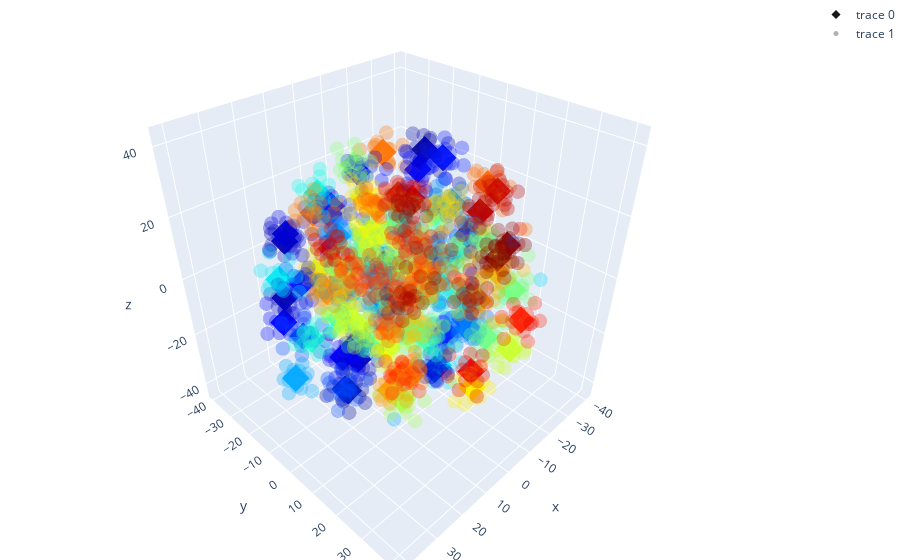

This figure's notebook cell:
### Code cell
unique_labels = np.unique(standardIds)
colors = plt.cm.jet(np.linspace(0, 1, len(unique_labels)))
color_map = dict(zip(unique_labels, colors))

# Use the color map to set the color of the markers
marker_colors = [color_map[label] for label in standardIds]

# Create a trace for each type
trace0 = go.Scatter3d(
    x=vectorsTSNE[types==0,0],
    y=vectorsTSNE[types==0,1],
    z=vectorsTSNE[types==0,2],
    mode='markers',
    marker=dict(
        size=7,
        color=marker_colors,                # set color to an array/list of desired values
        opacity=0.9,
        symbol='diamond'
    )
)


# Create a color map that maps each unique label to a color
unique_labels = np.unique(actualIds)
colors = plt.cm.jet(np.linspace(0, 1, len(unique_labels)))
color_map = dict(zip(unique_labels, colors))

# Use the color map to set the color of the markers
marker_colors = [color_map[label] for label in actualIds]

trace1 = go.Scatter3d(
    x=vectorsTSNE[types==1,0],
    y=vectorsTSNE[types==1,1],
    z=vectorsTSNE[types==1,2],
    mode='markers',
    marker=dict(
        size=5,
        color=marker_colors,                # set color to an array/list of desired values
        opacity=0.3,
        symbol='circle'
    )
)

data = [trace0, trace1]

layout = go.Layout(
    margin=dict(
        l=0,
        r=0,
        b=0,
        t=0
    )
)

fig = go.Figure(data=data, layout=layout)
fig.show()

### Figure 1 — Plotly figure (JSON) as saved in the notebook; plotly's stock layout.template omitted (floating-point values rounded to 4 significant figures; data arrays with more than 128 entries replaced by an {"elided": "..."} marker saying what was removed)
{"data": [{"marker": {"color": {"elided": "100x4 float values"}, "opacity": 0.9, "size": 7, "symbol": "diamond"}, "mode": "markers", "type": "scatter3d", "x": [-14.23, 31.58, 31.7, -1.329, 7.163, -29.71, -13.06, 6.7, -7.222, 9.658, 31.53, -6.637, 22.89, 20.21, 7.802, -1.808, 13.79, -2.54, -24.82, 23.24, -9.035, -21.04, 20.13, -17.84, -30.0, 14.23, 21.73, 35.68, 7.35, -3.0, -12.65, -9.119, 4.802, -3.159, -6.661, 35.95, 28.92, 0.5501, 2.323, 7.391, 33.07, -25.65, 7.032, -19.51, 21.43, 6.869, 18.46, 2.733, 10.03, -25.8, -2.995, 1.043, -19.0, -20.71, -5.041, 8.375, -18.34, 18.14, -16.52, 16.22, 1.921, 22.11, -9.435, 22.41, 16.05, 14.39, 12.57, -1.685, -2.16, 0.535, -22.44, -4.521, 11.88, -7.375, -9.979, 3.927, 9.815, 21.66, -4.155, 24.59, -14.86, -15.73, -6.864, -18.98, 14.71, 10.12, 11.12, 21.85, -6.784, -17.72, 8.856, 7.167, 1.403, -28.61, -34.7, -29.92, 5.963, -6.912, -29.7, -35.68], "y": [-21.56, 16.85, -12.39, 23.04, 21.86, -13.19, -13.72, -30.59, -13.77, 13.72, 13.11, 2.39, -20.79, -28.24, -10.65, 12.82, -33.48, -31.95, -17.13, 1.333, -26.67, -4.054, -18.79, 2.47, -12.96, -11.92, -0.594, 1.756, -16.22, 20.63, 7.322, 18.2, -0.3606, -11.7, -34.85, -3.443, 9.978, -10.04, 16.2, -3.798, -9.982, -27.0, -25.6, 7.768, -14.82, -19.83, 28.45, 9.255, -4.351, -2.114, -0.1512, 9.468, 17.39, 24.14, -20.46, -8.105, 14.37, 13.69, -5.976, 16.96, -0.1456, -0.5563, 32.71, 6.965, -5.333, 6.066, 7.794, -14.12, 26.65, -13.57, -2.143, -29.26, 16.16, 1.19, 25.44, 30.95, 5.739, -5.711, 0.714, -4.812, 16.77, -26.03, -11.94, -17.77, 23.03, -9.634, 3.608, 22.44, 36.81, -14.59, 34.13, -21.04, 0.8733, 10.09, -0.08707, 2.27, 6.1, -3.861, 14.47, 7.235], "z": [-12.45, 5.029, -5.074, -2.718, -14.27, 4.269, 12.51, -9.987, 31.34, 34.12, -12.91, 37.49, 13.01, -11.32, -32.33, -27.51, 6.061, 9.428, 19.01, -14.13, 20.39, 28.43, -1.217, -28.86, -13.48, 21.52, -28.64, 0.898, -8.958, 21.79, 21.82, -12.98, -7.819, -14.17, -4.246, -16.69, 19.48, -2.141, 7.885, 14.23, 10.93, -4.464, 19.96, -13.44, -18.34, -21.81, 4.906, 16.53, -19.97, -5.367, -21.07, -13.85, -22.55, -2.617, -3.039, 34.72, 10.4, 9.281, -17.05, -24.08, 4.923, 14.21, -12.04, -0.2948, -7.214, 23.14, -13.25, 8.153, -25.64, 20.55, 13.7, -19.47, -1.667, -0.5473, 9.714, 10.66, -32.94, 3.559, -39.71, 28.78, 30.14, 5.895, -29.24, -25.42, 19.88, 3.876, 5.191, -7.485, 1.829, -1.734, -7.341, 3.464, 27.12, 20.48, 7.295, -20.96, -0.8933, 18.42, 4.049, -6.694]}, {"marker": {"color": {"elided": "1500x4 float values"}, "opacity": 0.3, "size": 5, "symbol": "circle"}, "mode": "markers", "type": "scatter3d", "x": {"elided": "1500 float values"}, "y": {"elided": "1500 float values"}, "z": {"elided": "1500 float values"}}], "layout": {"margin": {"b": 0, "l": 0, "r": 0, "t": 0}}}
